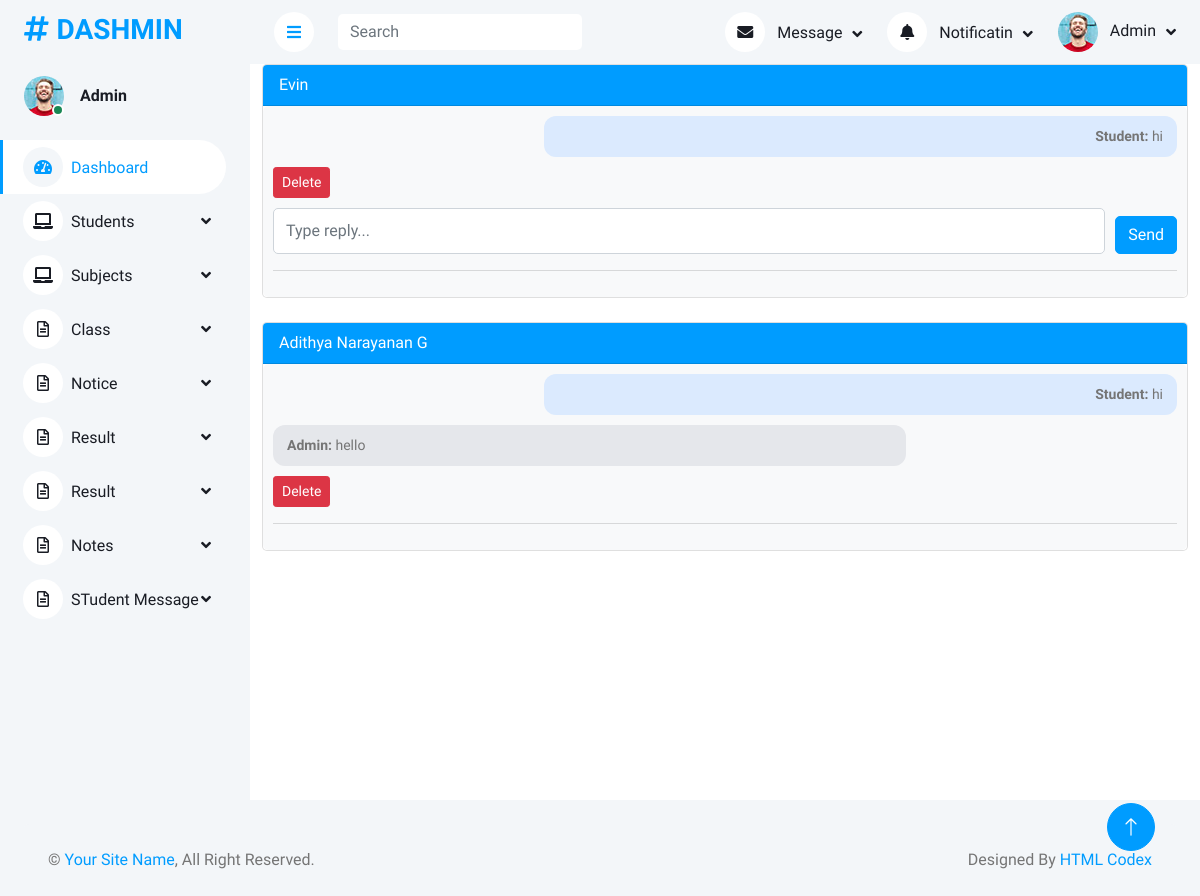
The app's page /manage/admin_chat/ (signed in) with its own data.
### AdminApp/models.py (models this page shows, shortened)
class ChatMessage(models.Model):
    student_name = models.CharField(max_length=100)
    message = models.TextField()
    reply = models.TextField(blank=True, null=True)
    created_at = models.DateTimeField(auto_now_add=True)

### AdminApp/views.py (the view)
# urls.py: path('admin_chat/',views.admin_chat,name='admin_chat'),
def admin_chat(request):
    if request.method == "POST":
        chat_id = request.POST.get("chat_id")
        reply = request.POST.get("reply")
        chat = ChatMessage.objects.get(id=chat_id)
        chat.reply = reply
        chat.save()
    chats = ChatMessage.objects.all().order_by("-created_at")
    return render(request,"Admin_Chat.html",{"chats":chats})

### AdminApp/templates/Admin_Chat.html (shortened to what this page needs)
{% extends 'Dashboard.html' %}
{% block content %}
<!DOCTYPE html>
<html lang="en">
<head>
</head>
<body>
    <div class="container">
        {% regroup chats by student_name as student_chats %}
        {% for student in student_chats %}
        <div class="card mb-4">
            <div class="card-header bg-primary text-white">
                {{ student.grouper }}
            </div>
            <div class="card-body chat-area">
                {% for chat in student.list %}
                <div class="msg student">
                    <b>Student:</b> {{ chat.message }}
                </div>
                {% if chat.reply %}
                <div class="msg admin">
                    <b>Admin:</b> {{ chat.reply }}
                </div>
                {% endif %}
                <a href="{% url 'delete_chat' chat.id %}" class="btn btn-danger btn-sm"
                    onclick="return confirm('Delete this message?')">
                    Delete
                </a>
                {% if not chat.reply %}
                <form method="POST" class="reply-box">
                    <input type="text" name="reply" class="form-control" placeholder="Type reply..." required>
                    <button type="submit" class="btn btn-primary mt-2">Send</button>
                </form>
                {% endif %}
                <hr>
                {% endfor %}
            </div>
        </div>
        {% endfor %}
    </div>
</body>
</html>
{% endblock %}

### AdminApp/static/assets/css/style.css (style rules this page uses)
:root { --primary: #009CFF; --light: #F3F6F9; --dark: #191C24; }
.btn { transition: .5s; }
.btn.btn-primary { color: #FFFFFF; }

### AdminApp/templates/Admin_Chat.html (style rules this page uses)
.chat-area { max-height: 400px; overflow-y: auto; padding: 10px; background: #f8f9fa; border-radius: 6px; }
.msg { padding: 10px 14px; margin-bottom: 10px; border-radius: 12px; max-width: 70%; font-size: 14px; }
.student { background: #dbeafe; margin-left: auto; text-align: right; }
.admin { background: #e5e7eb; }
.reply-box { display: flex; gap: 10px; margin-top: 10px; }
.reply-box input { flex: 1; }
.reply-box button { white-space: nowrap; }

### records on screen
ChatMessage: grouper "Evin", message "hi"
ChatMessage: grouper "Adithya Narayanan G", message "hi", reply "hello"

### other values on screen
{{ request.session.username }} "Admin"
